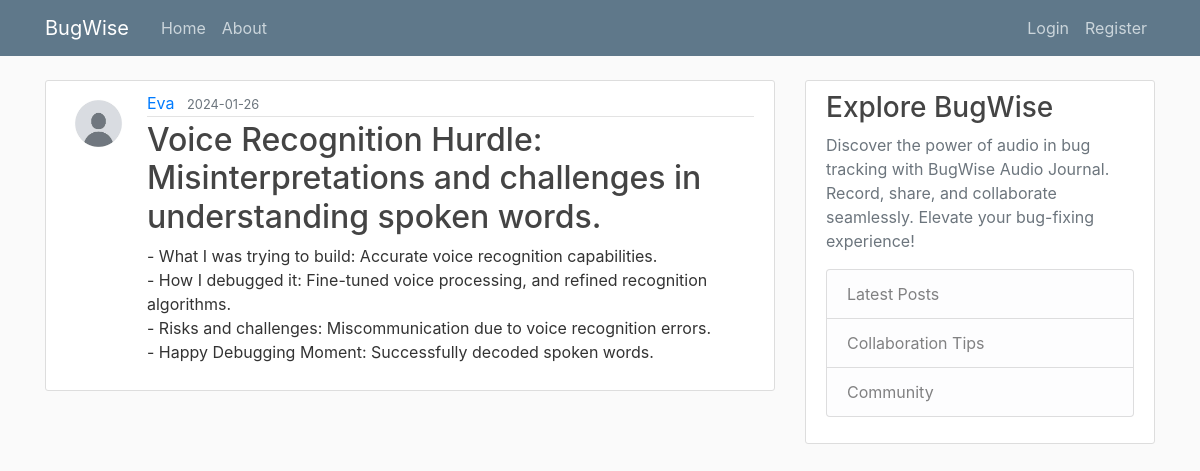
/post/10, run on the app's committed database.
### audio_journal/models.py (models this page shows, shortened)
class User(db.Model, UserMixin):
    id = db.Column(db.Integer, primary_key=True)
    username = db.Column(db.String(20), unique=True, nullable=False)
    email = db.Column(db.String(120), unique=True, nullable=False)
    image_file = db.Column(db.String(20), nullable=False,
                           default='default.jpg')
    password = db.Column(db.String(60), nullable=False)
    posts = db.relationship('Post', backref='author', lazy=True)

class Post(db.Model):
    id = db.Column(db.Integer, primary_key=True)
    title = db.Column(db.String(100), nullable=False)
    date_posted = db.Column(db.DateTime, nullable=False,
                            default=datetime.utcnow)
    content = db.Column(db.Text, nullable=False)
    audio_data = db.Column(db.String(255), nullable=True)  # New field for audio data
    user_id = db.Column(db.Integer, db.ForeignKey('user.id'), nullable=False)

### audio_journal/routes.py (the view)
@app.route("/post/<int:post_id>")
def post(post_id):
    post = Post.query.get_or_404(post_id)
    return render_template("post.html", title=post.title, post=post)

### audio_journal/templates/post.html (shortened to what this page needs)
{% extends "layout.html" %}
{% block content %}
    <article class="media content-section">
        <img class="rounded-circle article-img" src="{{ url_for('static', filename='profile_pics/' + post.author.image_file) }}" alt="User image attached to a post">
        <div class="media-body">
            <div class="article-metadata">
                <a class="mr-2" href="{{ url_for('user_posts', username=post.author.username) }}">{{ post.author.username }}</a>
                <small class="text-muted">{{ post.date_posted.strftime("%Y-%m-%d") }}</small>
            </div>
            <h2 class="article-title">{{ post.title }}</h2>
            <p class="article-content">{{ post.content }}</p>
        </div>
    </article>
{% endblock content %}

### audio_journal/static/main.css (style rules this page uses)
body { background: #fafafa; color: #333333; margin-top: 5rem; }
h1, h2, h3, h4, h5, h6 { color: #444444; }
.content-section { background: #ffffff; padding: 10px 20px; border: 1px solid #dddddd; border-radius: 3px; margin-bottom: 20px; }
.article-title { color: #444444; }
.article-content { white-space: pre-line; }
.article-img { height: 65px; width: 65px; margin-right: 16px; }
.article-metadata { padding-bottom: 1px; margin-bottom: 4px; border-bottom: 1px solid #e3e3e3 }

### data on the page
User: image_file (placeholder picture), author.username "Eva"
Post: date_posted "2024-01-26", title "Voice Recognition Hurdle: Misinterpretations and challenges in understanding spoken words.", content "- What I was trying to build: Accurate voice recognition capabilities. - How I debugged it: Fine-tuned voice processing, and refined recognition algorithms. - Risks and challenges: Miscommunication due to voice recognition errors. - Happy Debugging Moment: Successfully decoded spoken words."
